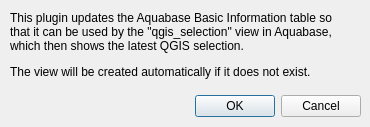
<?xml version="1.0" encoding="UTF-8"?>
<ui version="4.0">
 <class>AquabaseDialogBase</class>
 <widget class="QDialog" name="AquabaseDialogBase">
  <property name="windowModality">
   <enum>Qt::WindowModal</enum>
  </property>
  <property name="geometry">
   <rect>
    <x>0</x>
    <y>0</y>
    <width>370</width>
    <height>127</height>
   </rect>
  </property>
  <property name="windowTitle">
   <string>Create view from selection</string>
  </property>
  <property name="modal">
   <bool>true</bool>
  </property>
  <widget class="QDialogButtonBox" name="button_box">
   <property name="geometry">
    <rect>
     <x>20</x>
     <y>90</y>
     <width>341</width>
     <height>32</height>
    </rect>
   </property>
   <property name="orientation">
    <enum>Qt::Horizontal</enum>
   </property>
   <property name="standardButtons">
    <set>QDialogButtonBox::Cancel|QDialogButtonBox::Ok</set>
   </property>
  </widget>
  <widget class="QLabel" name="label">
   <property name="geometry">
    <rect>
     <x>10</x>
     <y>10</y>
     <width>341</width>
     <height>71</height>
    </rect>
   </property>
   <property name="sizePolicy">
    <sizepolicy hsizetype="Fixed" vsizetype="Fixed">
     <horstretch>0</horstretch>
     <verstretch>0</verstretch>
    </sizepolicy>
   </property>
   <property name="baseSize">
    <size>
     <width>0</width>
     <height>0</height>
    </size>
   </property>
   <property name="text">
    <string>&lt;html&gt;&lt;head/&gt;&lt;body&gt;&lt;p&gt;This plugin updates the Aquabase Basic Information table so that it can be used by the &amp;quot;qgis_selection&amp;quot; view in Aquabase, which then shows the latest QGIS selection.&lt;/p&gt;&lt;p&gt;The view will be created automatically if it does not exist.&lt;/p&gt;&lt;/body&gt;&lt;/html&gt;</string>
   </property>
   <property name="wordWrap">
    <bool>true</bool>
   </property>
  </widget>
 </widget>
 <resources/>
 <connections>
  <connection>
   <sender>button_box</sender>
   <signal>accepted()</signal>
   <receiver>AquabaseDialogBase</receiver>
   <slot>accept()</slot>
   <hints>
    <hint type="sourcelabel">
     <x>20</x>
     <y>20</y>
    </hint>
    <hint type="destinationlabel">
     <x>20</x>
     <y>20</y>
    </hint>
   </hints>
  </connection>
  <connection>
   <sender>button_box</sender>
   <signal>rejected()</signal>
   <receiver>AquabaseDialogBase</receiver>
   <slot>reject()</slot>
   <hints>
    <hint type="sourcelabel">
     <x>20</x>
     <y>20</y>
    </hint>
    <hint type="destinationlabel">
     <x>20</x>
     <y>20</y>
    </hint>
   </hints>
  </connection>
 </connections>
</ui>
